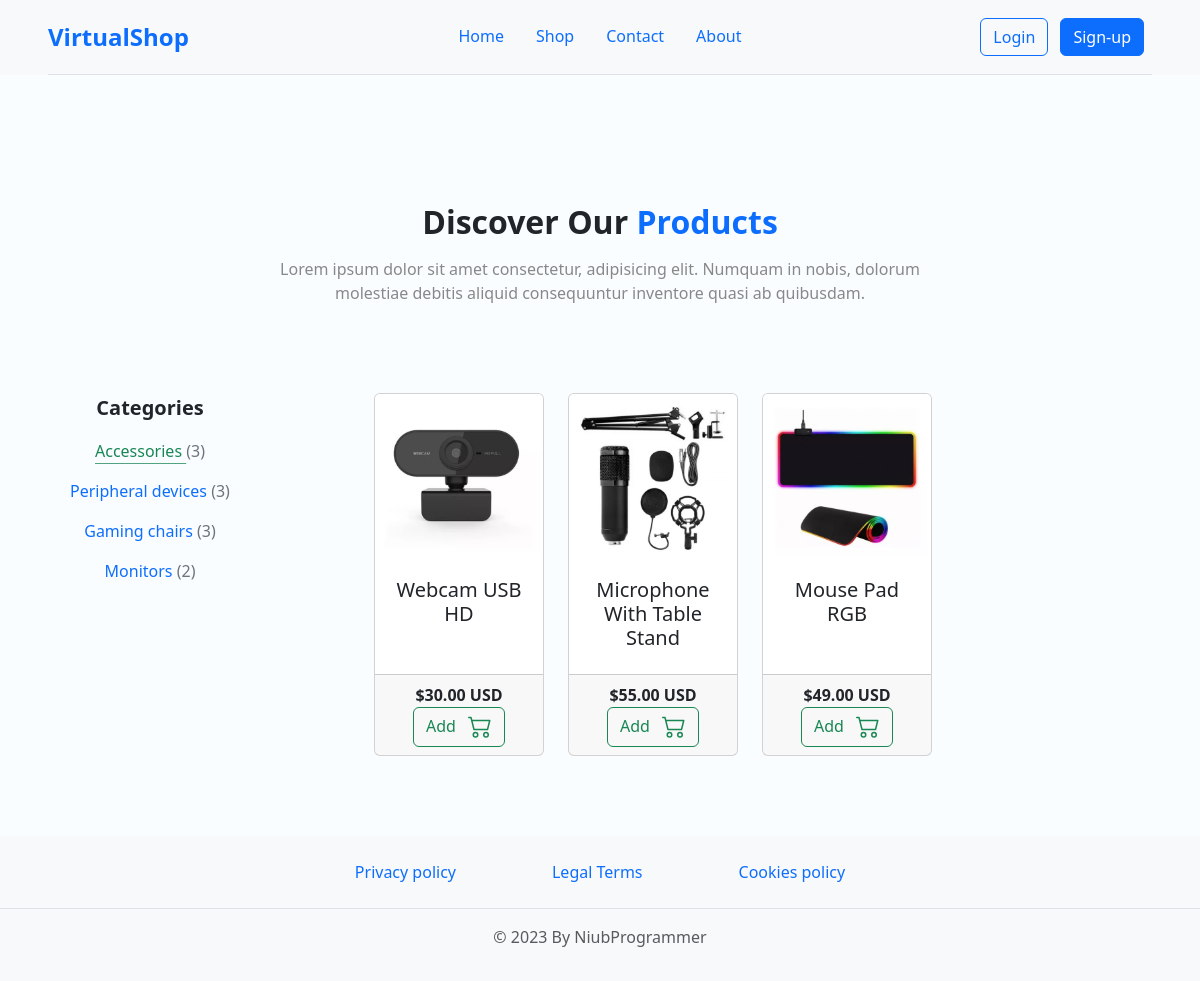
Screenshot of /shop/category/1/ with the database file from the repository.
### shop_app/models.py (models this page shows, shortened)
class Category(models.Model):
    title = models.CharField(max_length=50)
    created_at = models.DateTimeField(auto_now_add=True)
    updated_at = models.DateTimeField(auto_now=True)
    def get_product_count(self):
        return self.product_set.count()
    class Meta:
        verbose_name = 'Category'
        verbose_name_plural = 'Categories'

class Product(models.Model):
    title = models.CharField(max_length=50)
    category = models.ForeignKey(Category, on_delete=models.CASCADE)
    image = models.ImageField(upload_to='shop_app/img', null=True, blank=True)
    price = models.DecimalField(decimal_places=2, max_digits=1000)
    available = models.BooleanField(default=False)
    created_at = models.DateTimeField(auto_now_add=True)
    updated_at = models.DateTimeField(auto_now=True)
    class Meta:
        verbose_name = 'Product'
        verbose_name_plural = 'Products'

### shop_app/views.py (the view)
# urls.py: path('category/<int:category_id>/', views.product_by_category, name='product_by_category'),
def product_by_category(request, category_id):
    category = Category.objects.get(id=category_id)
    products = Product.objects.filter(category=category)
    categories = Category.objects.all()
    return render(request, 'shop_app/shop.html', {'products': products, 'categories': categories, 'selected_category': category})

### shopping_cart_app/context_processor.py (called while the page is built)
def import_total_price(request, total = 0):
    if request.user.is_authenticated:
        for key, value in request.session["cart"].items():
            total += (float(value["price"]))
    else:
        total = 0
    return {"import_total_price": total}

### shop_app/templates/shop_app/shop.html (shortened to what this page needs)
{% extends 'web_project_app/base.html' %} {% load static %} {% block content %}
<div class="container">
    <div class="row">
        <div class="col"></div>
        <div class="col-md-8 px-5 my-5 text-center">
            <h1 class="fs-2 fw-bold mb-md-3 mb-4">Discover Our <span class="text-primary">Products</span></h1>
            <p class="p-gray">Lorem ipsum dolor sit amet consectetur, adipisicing elit. Numquam in nobis, dolorum molestiae debitis aliquid consequuntur inventore quasi ab quibusdam.</p>
        </div>
        <div class="col"></div>
    </div>
</div>
<div class="container-fluid text-center border-header">
    <div class="row">
        <div class="col-md-2 mx-auto mt-4">
            <p class="fw-semibold fs-5">Categories</p>
            {% for category in categories %}
                <div class="my-3">
                    <a
                        href="{% url 'product_by_category' category.id %}"
                        class="d-inline link-underline-opacity-{% if category == selected_category %}75 link-success link-offset-3{% else %}0 link-primary{% endif %}">
                        {{ category.title }}
                    </a>
                    <p class="d-inline text-secondary">({{ category.get_product_count }})</p>
                    </div>
            {% endfor %}
        </div>
        <div class="col-md-8 row mx-auto mt-0 row-cols-1 row-cols-md-2 row-cols-xl-4 g-4">
            {% for product in products %}
                <div class="col">
                    <div class="card h-100">
                        <img src="{{ product.image.url }}" class="img-fluid card-img-top" alt="Product image">
                        <div class="card-body">
                            <h5 class="card-title">{{ product.title }}</h5>
                        </div>
                        <div class="card-footer row mx-0">
                            <p class="col m-auto fw-semibold">${{ product.price }} USD</p>
                            <div class="col">
                                <a class="btn btn-outline-success" href="{% url 'shopping_cart_app:add' product.id %}">
                                    <span class="me-2">Add</span>
                                </a>
                            </div>
                        </div>
                    </div>
                </div>
            {% endfor %}
        </div>
    </div>
</div>
{% endblock %}

### web_project_app/static/web_project_app/css/styles.css (style rules this page uses)
body { background: #f5fcff70; background-attachment: fixed; background-position: center; background-size: cover; }
.border-header { margin-bottom: 5rem; }
.p-gray { color: #888; }

### rows the page displays
Category: title "Accessories", get_product_count "3"
Category: title "Peripheral devices", get_product_count "3"
Category: title "Gaming chairs", get_product_count "3"
Category: title "Monitors", get_product_count "2"
Product: image (picture), title "Webcam USB HD", price "30.00"
Product: image (picture), title "Microphone With Table Stand", price "55.00"
Product: image (picture), title "Mouse Pad RGB", price "49.00"
